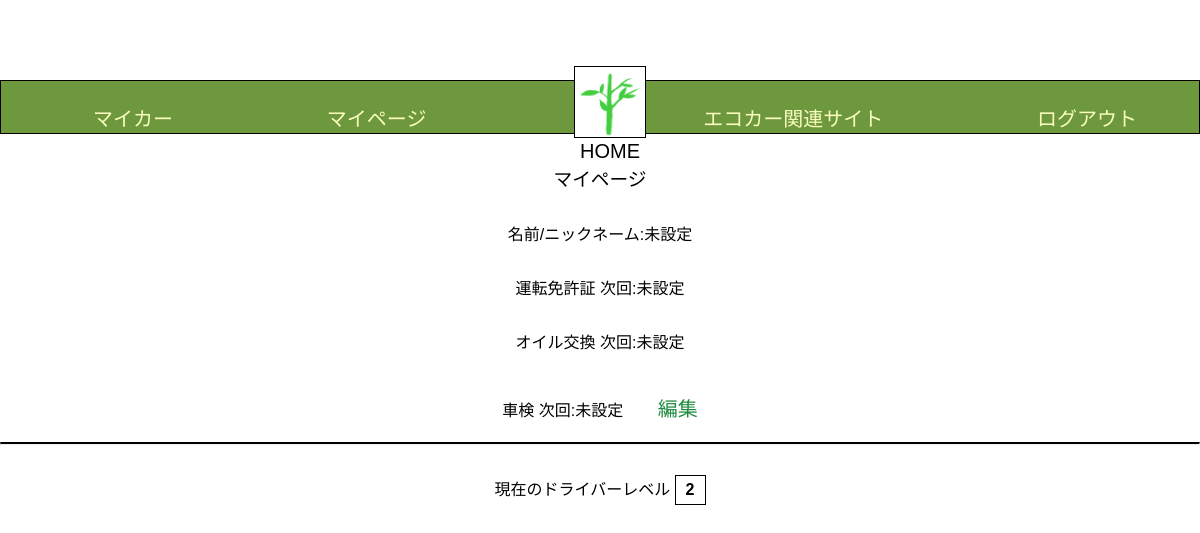
The page /Edrive/mypage/1 (signed in) on the database as committed earlier.
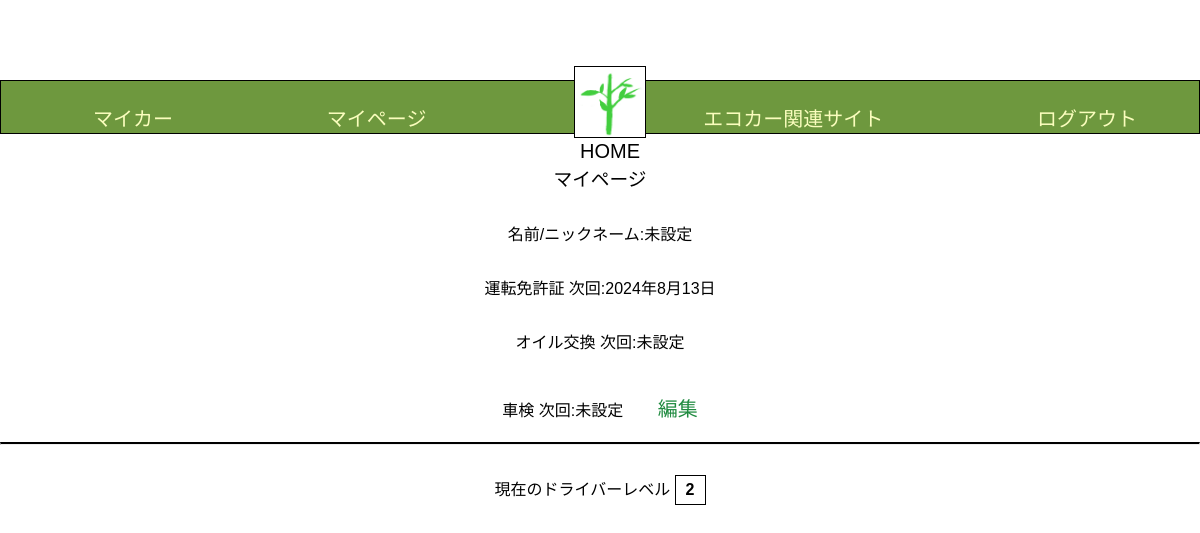
The same page on the database as committed later.
### Edrive/models.py (models this page shows, shortened)
class BaseModel(models.Model):
    created_at = models.DateTimeField(auto_now_add=True)
    updated_at = models.DateTimeField(auto_now=True)
    class Meta:
        abstract = True

class User(AbstractBaseUser, PermissionsMixin, BaseModel):
    name = models.CharField(max_length=1000, default='default_name')
    user_name = models.CharField(max_length=50)
    password = models.CharField(max_length=200)
    licence_expiry_on = models.DateField(null=True)
    driver_level = models.IntegerField(default=1)
    target_achievement_count = models.IntegerField(default=0)
    email = models.EmailField(max_length=255, unique=True)
    is_active = models.BooleanField(default=True)
    is_staff = models.BooleanField(default=False)
    groups = models.ManyToManyField(
        'auth.Group',
        related_name='edrive_user_set',  # 追加
        blank=True,
        help_text='The groups this user belongs to.',
        verbose_name='groups'
    )
    user_permissions = models.ManyToManyField(
        'auth.Permission',
        related_name='edrive_user_set',  # 追加
        blank=True,
        help_text='Specific permissions for this user.',
        verbose_name='user permissions'
    )
    USERNAME_FIELD = 'email'
    REQUIRED_FIELDS = ['user_name']
    objects = UserManager()

### Edrive/views.py (the view)
# urls.py: path('mypage/<int:pk>',MyPageView.as_view(), name = 'mypage'),
class MyPageView(LoginRequiredMixin,View):
    template_name = 'mypage.html'
    def get(self, request, *args, **kwargs):
        user = request.user
        user_instance = User.objects.get(pk=user.pk)
        my_car = MyCar.objects.filter(user=user_instance).first()
        context = {
             'user':user_instance,
             'mycars_instance': my_car,
        }
        return render(request, self.template_name, context)

### templates/mypage.html (shortened to what this page needs)
{% load static %}
<!DOCTYPE html>
<html lang="ja">
   <head>
      <link rel="stylesheet" href="{% static 'css/style.css' %}">
   </head>
   <body>
       <header class="header-container">
      <nav class="navbar navbar-expand-lg navbar-light bg-light">
        <a class="navbar-brand" href="{% url 'Edrive:my_car' user.pk %}">マイカー</a>
        <a class="navbar-brand" href="{% url 'Edrive:mypage' user.pk %}">マイページ</a>
        <div class="logo">
        <a href="{% url 'Edrive:home' %}" class="home-link">
             <img src = "{% get_media_prefix %}shinryoku.png"  alt = "ホーム">
             <p>HOME</p>
        </a>
        </div>
        <a class="navbar-brand" href="{% url 'Edrive:eco_car_site' %}">エコカー関連サイト</a>
        <a class="navbar-brand" href="{% url 'Edrive:logout' %}">ログアウト</a>
      </nav>
      </header>
   </head>
  <body class="my_page">
    <h3>マイページ</h3>
    <h4>名前/ニックネーム:{{ user.user_name|default:"未設定"  }}</h4>
    <h4>運転免許証 次回:{{ user.licence_expiry_on|default:"未設定" }}</h4>
    <h4>オイル交換 次回:{{ mycars_instance.next_oil_change_on|default:"未設定" }}</h4>
    <h4>車検 次回:{{ mycars_instance.next_inspection_on|default:"未設定" }}
    <a class="navbar-brand" href="{% url 'Edrive:mypage_edit' user.pk %}">編集</a>
    </h4>
    <hr class = "divider">
    <h4>現在のドライバーレベル <span class="driver-level-box">{{ user.driver_level }}</span></h4>
    </body>
</html>

Rows that differ between the two databases and show on the page:
changed User "未設定": licence_expiry_on "未設定" → "2024年8月13日"
